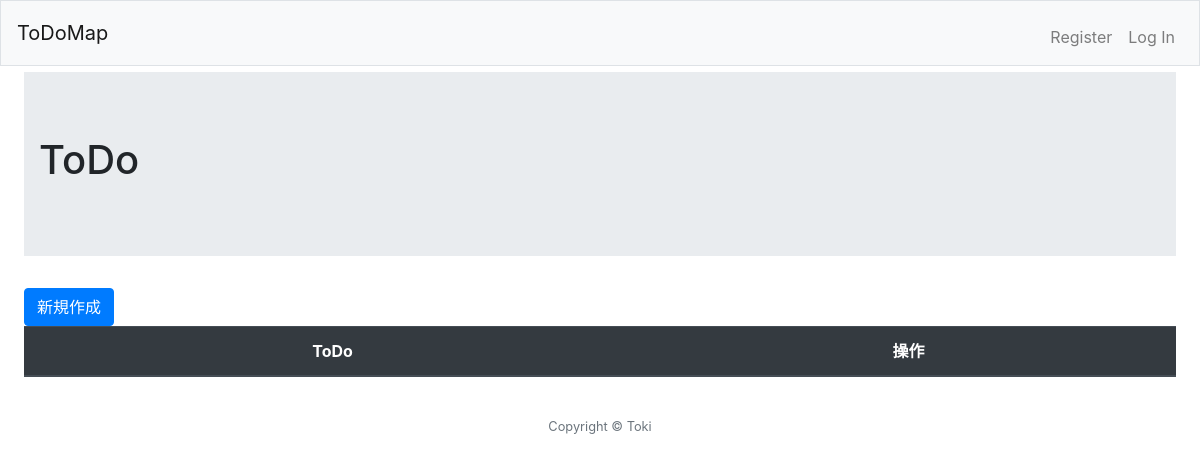
The app's page /, older data.
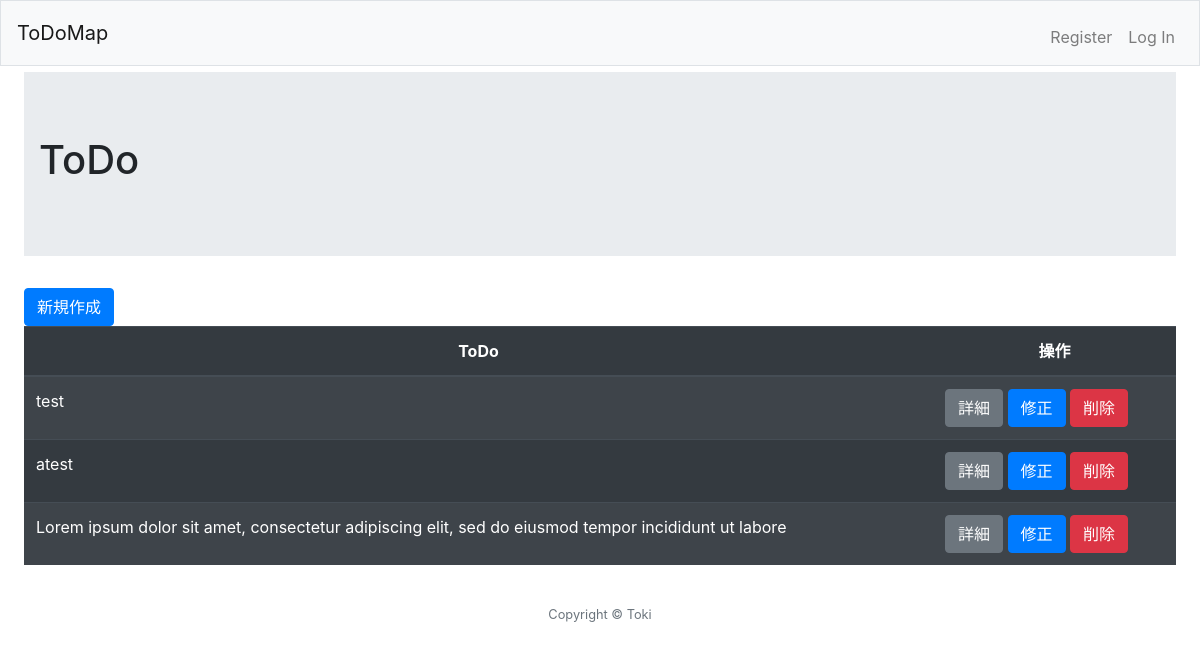
The same page, newer data.
### todo/models.py (models this page shows, shortened)
class Todo(models.Model):
  todo = models.CharField('ToDo', max_length=100, blank=False)
  created_at = models.DateTimeField('作成日時', auto_now_add=True)
  updated_at = models.DateTimeField('更新日時',auto_now=True)
  adress = models.CharField('住所', max_length=100, blank=False, default='日本')

### todo/views.py (the view)
# urls.py: path('', views.Index.as_view(), name='index'),
class Index(ListView):
  template_name = "todo/index.html"
  model = Todo
  paginate_by = 10 # ページネーションが5ページまで

### templates/todo/index.html (shortened to what this page needs)
{% extends 'todo/base.html' %}
{% block jumbotron %}
  ToDo
{% endblock %}
{% block main %}
<a class="btn btn-primary" href="{% url 'todo:create' %}">新規作成</a>
<table class="table table-striped table-dark">
  <thead>
    <tr>
      <th scope="col" class="text-center">ToDo</th>
      <th scope="col" class="text-center">操作</th>
    </tr>
  </thead>
  <tbody>
    {% for item in object_list %}
    <tr>
      <td>{{ item.todo }}</td>
      <td>
        <a class="btn btn-secondary" href="{% url 'todo:detail' pk=item.id %}">詳細</a>
        <a class="btn btn-primary" href="{% url 'todo:update' pk=item.id %}">修正</a>
        <a class="btn btn-danger" href="{% url 'todo:delete' pk=item.id %}">削除</a>
      </td>
    </tr>
    {% endfor %}
  </tbody>
</table>
{% endblock %}

Row changes from the older to the newer data that the page shows:
added Todo: todo "test"
added Todo: todo "atest"
added Todo: todo "Lorem ipsum dolor sit amet, consectetur adipiscing elit, sed do eiusmod tempor incididunt ut labore"
